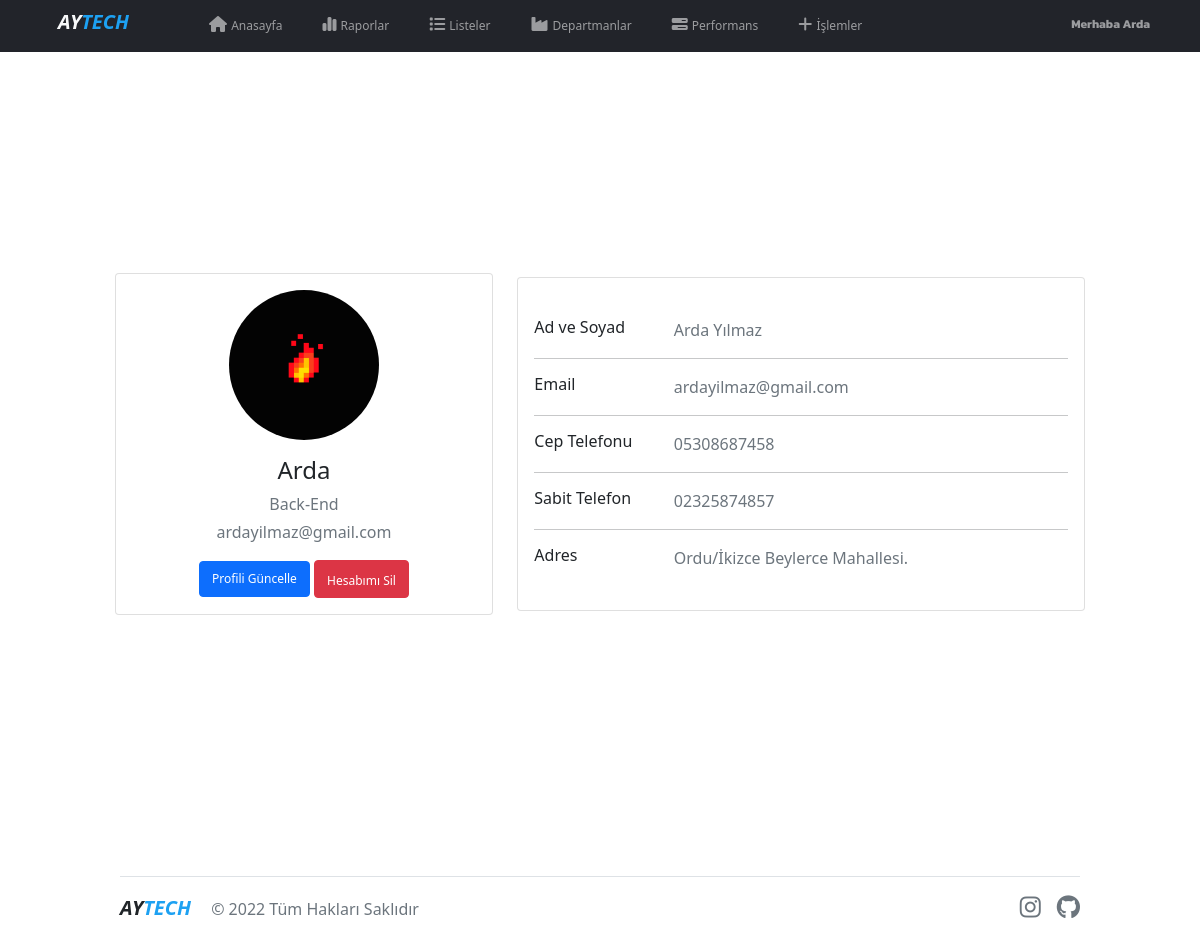
Page /profil.php (signed in) on the committed database.
### tables this page shows
CREATE TABLE IF NOT EXISTS `yoneticiler` (
  `yon_id` int(100) NOT NULL AUTO_INCREMENT,
  `yon_ad` varchar(255) NOT NULL,
  `yon_soyad` varchar(255) NOT NULL,
  `dep_id` int(11) NOT NULL,
  `email` varchar(255) NOT NULL,
  `sifre` int(11) NOT NULL,
  `cepTelefonu` varchar(100) NOT NULL,
  `sabitTelefon` varchar(100) NOT NULL,
  `adres` varchar(100) NOT NULL,
  PRIMARY KEY (`yon_id`),
  KEY `dep_id` (`dep_id`)
);

CREATE TABLE IF NOT EXISTS `departmanlar` (
  `dep_id` int(11) NOT NULL,
  `dep_ad` varchar(255) NOT NULL,
  PRIMARY KEY (`dep_id`)
);

### profil.php (the view, shortened to what this page needs)
<?php
$baglanti = mysqli_connect("localhost", "root", "", "karardesteksistemleri");
$baglanti->set_charset("utf8");
$user_id = $_SESSION['id'];
?>
<!DOCTYPE html>
<html lang="en">
<head>
    <link href="index.css" rel="stylesheet" />
</head>
<body>
    <nav class="navbar navbar-expand-md navbar-dark pt-0" style="background-color:#22242a;">
        <div class="container">
            <a href="main.php" class="navbar-brand fw-bold ms-3 me-5" style="text-decoration:none;"><i class="text-light">AY</i><i style="color:#1da1f2;">TECH</i></a>
            <div class="navbar-collapse collapse" id="navbarCollapse">
                <ul class="navbar-nav">
                    <li class="nav-item ms-4">
                        <a href="main.php" class="nav-link">
                            <i class="fas fa-home pt-2"></i> <span style="font-size:12px;">Anasayfa</span>
                        </a>
                    </li>
                    <li class="nav-item ms-4">
                        <a href="raporlar.php" class="nav-link">
                            <i class="fa-solid fa-chart-simple pt-2"></i> <span style="font-size:12px;">Raporlar</span>
                        </a>
                    </li>
                    <li class="nav-item ms-4">
                        <a href="listeler.php" class="nav-link">
                            <i class="fa-solid fa-list pt-2"></i> <span style="font-size:12px;">Listeler</span>
                        </a>
                    </li>
                    <li class="nav-item ms-4">
                        <a href="departmanlar.php" class="nav-link">
                            <i class="fas fa-industry pt-2"></i> <span style="font-size:12px;">Departmanlar</span>
                        </a>
                    </li>
                    <li class="nav-item ms-4">
                        <a href="gorevler.php" class="nav-link">
                            <i class="fa-solid fa-bars-progress pt-2"></i> <span style="font-size:12px;">Performans</span>
                        </a>
                    </li>
                    <li class="nav-item ms-4">
                        <a href="islemler.php" class="nav-link">
                            <i class="fa-solid fa-plus pt-2"></i> <span style="font-size:12px;">İşlemler</span>
                        </a>
                    </li>
                </ul>
                <ul class="navbar-nav ms-auto">
                    <li class="nav-item dropdown">
                        <a href="#" class="nav-link" data-bs-toggle="dropdown">
                            <span class="ms-2 fw-bold" style="font-family: 'Kanit', sans-serif; font-size:12px;">Merhaba <?php echo $_SESSION["ad"] ?></span>
                        </a>
                    </li>
                </ul>
            </div>
        </div>
    </nav>
    <section class="d-flex align-items-center justify-content-center" style="padding:2rem; min-height: 100vh;">
        <?php
        $sorgu = mysqli_query($baglanti, "SELECT * FROM yoneticiler WHERE yon_id='" . $user_id . "'");
        $row = mysqli_fetch_assoc($sorgu);
        $sorgu2 = mysqli_query($baglanti, "SELECT * FROM departmanlar");
        $row2 = mysqli_fetch_assoc($sorgu2);
        ?>
        <div class="col-md-4 mb-3">
            <div class="card text-center">
                <div class="card-body">
                    <img src="img/ahmet.jpg" class="rounded-circle" width="150">
                    <div class="mt-3">
                        <h4><?= $row['yon_ad']; ?></h4>
                        <p class="text-secondary mb-1"><?= $row2['dep_ad']; ?></p>
                        <p class="text-muted font-size-sm"><?= $row['email']; ?></p>
                        <a href="profil_guncelle.php" class="btn btn-primary py-2" style="font-size:12px;">Profili Güncelle</a>
                        <a class="btn btn-danger" href="control/silYonetici.php?id=<?php echo $user_id; ?>"><span style="font-size:12px;">Hesabımı Sil</span></a>
                    </div>
                </div>
            </div>
        </div>
        <div class="col-md-6 ms-4">
            <div class="card mb-3 py-4">
                <div class="card-body">
                    <div class="row">
                        <div class="col-sm-3">
                            <h6 class="mb-0">Ad ve Soyad</h6>
                        </div>
                        <div class="col-sm-9 text-secondary">
                            <?= $row['yon_ad']; ?> <?= $row['yon_soyad']; ?>
                        </div>
                    </div>
                    <hr>
                    <div class="row">
                        <div class="col-sm-3">
                            <h6 class="mb-0">Email</h6>
                        </div>
                        <div class="col-sm-9 text-secondary">
                            <?= $row['email']; ?>
                        </div>
                    </div>
                    <hr>
                    <div class="row">
                        <div class="col-sm-3">
                            <h6 class="mb-0">Cep Telefonu</h6>
                        </div>
                        <div class="col-sm-9 text-secondary">
                            <?= $row['cepTelefonu']; ?>
                        </div>
                    </div>
                    <hr>
                    <div class="row">
                        <div class="col-sm-3">
                            <h6 class="mb-0">Sabit Telefon</h6>
                        </div>
                        <div class="col-sm-9 text-secondary">
                            <?= $row['sabitTelefon']; ?>
                        </div>
                    </div>
                    <hr>
                    <div class="row">
                        <div class="col-sm-3">
                            <h6 class="mb-0">Adres</h6>
                        </div>
                        <div class="col-sm-9 text-secondary">
                            <?= $row['adres']; ?>
                        </div>
                    </div>
                </div>
            </div>
        </div>
    </section>
</body>
<footer class="d-flex justify-content-between align-items-center pt-3 my-4 border-top footer-margin">
    <div class="col-md-4">
        <a href="main.php" class="navbar-brand fw-bold text-decoration-none"><i class="text-dark">AY</i><i style="color:#1da1f2;">TECH</i></a>
        <span class="text-muted">© 2022 Tüm Hakları Saklıdır</span>
    </div>
    <ul class="nav col-md-4 d-flex justify-content-end">
        <li>
            <a class="text-muted" target="_blank" href="https://www.instagram.com/ahmmeetteren/?hl=tr"><i class="fa-brands fa-instagram fs-4"></i></a>
        </li>
        <li>
            <a class="text-muted" target="_blank" href="https://github.com/ahmmeetteren"><i class="fa-brands fa-github fs-4 ms-3"></i></a>
        </li>
    </ul>
</footer>
<link href="https://cdn.jsdelivr.net/npm/bootstrap@5.1.3/dist/css/bootstrap.min.css" rel="stylesheet">
</html>

### index.css (style rules this page uses)
@media only screen and (min-width:768px) { .footer-margin { margin-left:120px; margin-right:120px; } }

### rows in the picture
yoneticiler: yon_ad "Arda", email "ardayilmaz@gmail.com", yon_soyad "Yılmaz", cepTelefonu "05308687458", sabitTelefon "02325874857", adres "Ordu/İkizce Beylerce Mahallesi."
departmanlar: dep_ad "Back-End"

### other values in the picture
$_SESSION["ad"] "Arda"
